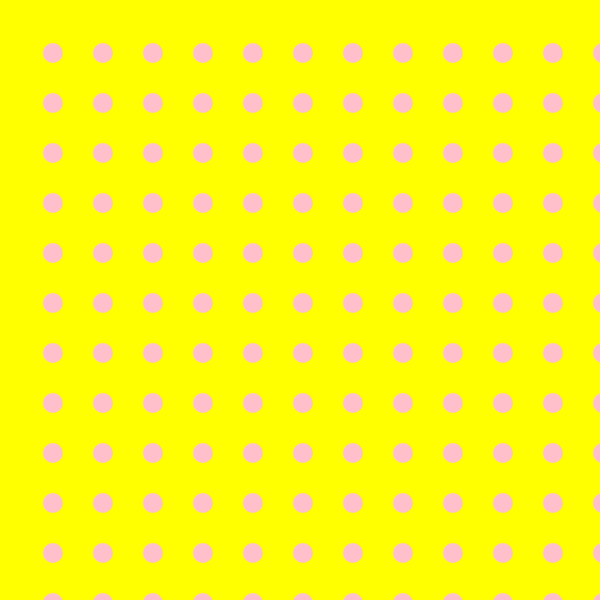
Frame 1 (no input)
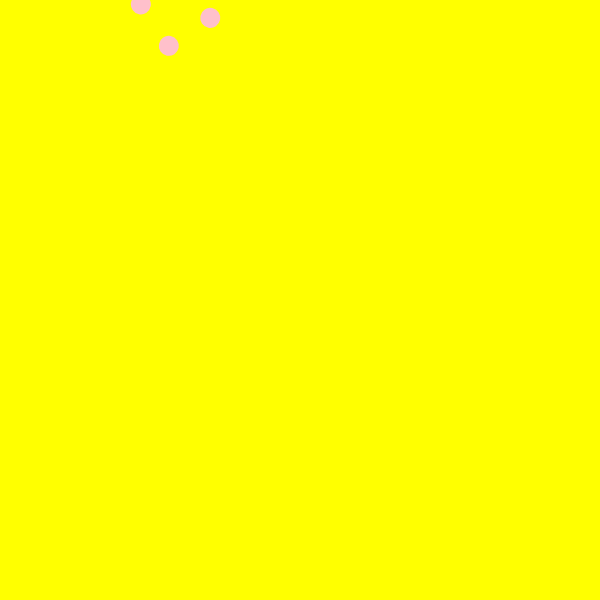
Frame 60 (no input)
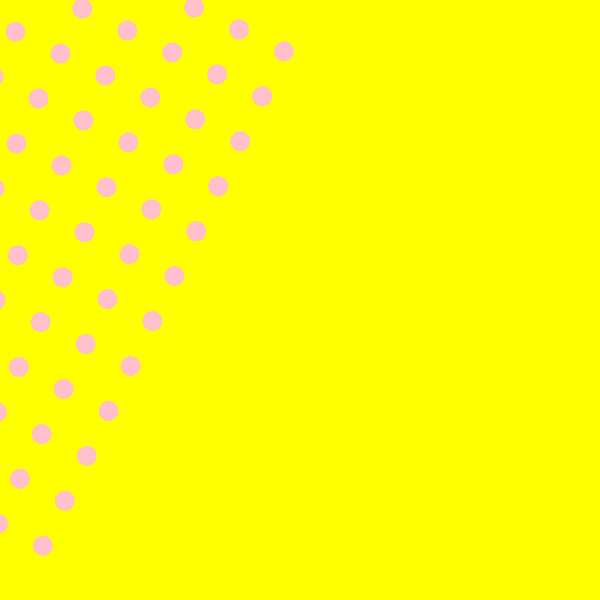
Frame 120 (the mouse pressed at the canvas centre since frame 60)

The p5.js sketch that drew these frames (run headless with seeded random() and noise() and a simulated clock; from frame 60 on, the mouse is pressed at the canvas centre):

// p5.js sketch
// ── sketch.js
let angle = 0;
let x = 50;
let y = 50;

function setup() {
  createCanvas(600, 600);
  angleMode(DEGREES);
  fill("pink");
  noStroke();
}

function draw() {
  background("yellow");
  translate(x, y);
  rotate(angle);
  ellipseMode(CENTER);

  x = x + 2;
  angle = angle + 4;
  for (var row = 3; row <= width; row = row + 50) {
    for (var col = 3; col <= height; col = col + 50) {
      ellipse(row, col, 20, 20);
    }
  }
}
